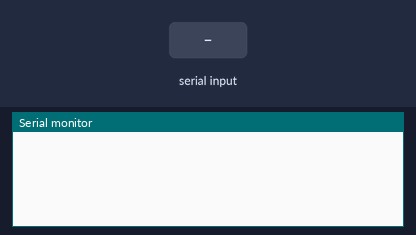
The sketch below on a simulated Arduino Uno, built with avr-gcc and run on an emulated ATmega328P. Shown: the last lines printed to the serial monitor. The inputs (shaded band) are chosen by the test bench.

Above: at 1.2 s.
1.3 s: "a;" received over Serial
At 2.1 s:
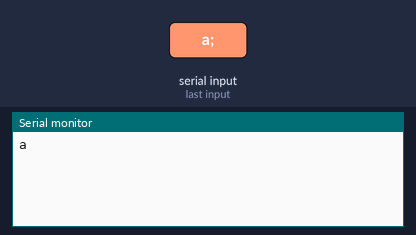
2.9 s: "1;" received over Serial
At 3.4 s:
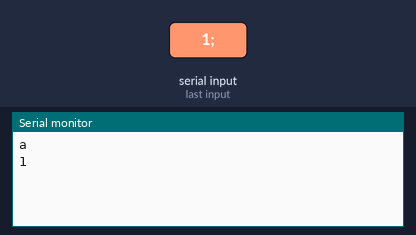

The sketch:

serial_test.ino
```cpp
void setup() {
  // put your setup code here, to run once:
  Serial.begin(9600);
  Serial.setTimeout(10); // SerialでのString受信のタイムアウト設定（ms）

  pinMode(3, INPUT_PULLUP);
}

void loop() {
  // put your main code here, to run repeatedly:
  if (Serial.available() > 0) {
    String key = Serial.readStringUntil(';');
    key.trim();
    //Serial.print("receive : ");
    Serial.println(key);

    if (key == "a") {
      digitalWrite(13, HIGH);
    } else {
      digitalWrite(13, LOW);
    }
  }

 delay(100);
}
```

Measured:
- after the input at 1.3 s, the serial monitor: prints a new line after 0.10 s (image 1)
- after the input at 2.9 s, the serial monitor: prints a new line after 0.10 s (image 2)
